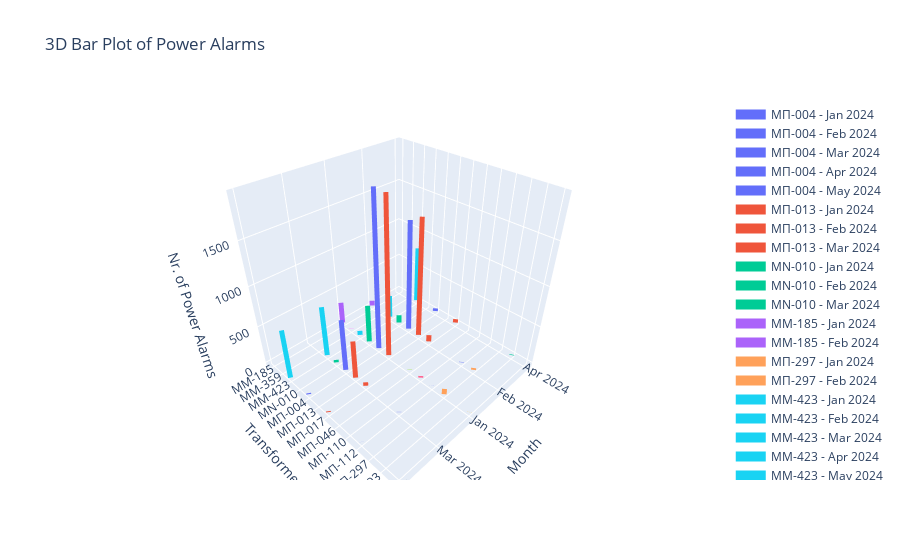

The notebook cell this image was saved under:
### Code cell
months = df['month'].unique()
transformers = df['Transformer'].unique()

month_mapping = {month: i for i, month in enumerate(sorted(months))}
transformer_mapping = {trans: i for i, trans in enumerate(sorted(transformers))}

df['month_num'] = df['month'].map(month_mapping)
df['transformer_num'] = df['Transformer'].map(transformer_mapping)

# Create a color palette
colors = pc.qualitative.Plotly

# Create the 3D bar plot
fig = go.Figure()

for i, transformer in enumerate(transformers):
    color = colors[i % len(colors)]
    for month in months:
        df_filtered = df[(df['Transformer'] == transformer) & (df['month'] == month)]
        if not df_filtered.empty:
            month_num = df_filtered['month_num'].values[0]
            transformer_num = df_filtered['transformer_num'].values[0]
            alarms = df_filtered['Nr. of power alarms'].values[0]
            
            fig.add_trace(go.Scatter3d(
                x=[month_num, month_num],
                y=[transformer_num, transformer_num],
                z=[0, alarms],
                mode='lines',
                line=dict(color=color, width=10),
                name=f"{transformer} - {month}",
                text=f"Transformer: {transformer}<br>Month: {month}<br>Power Alarms: {alarms}",
                hoverinfo='text'
            ))

fig.update_layout(
    title='3D Bar Plot of Power Alarms',
    scene=dict(
        xaxis=dict(title='Month', tickvals=list(month_mapping.values()), ticktext=list(month_mapping.keys())),
        yaxis=dict(title='Transformer', tickvals=list(transformer_mapping.values()), ticktext=list(transformer_mapping.keys())),
        zaxis=dict(title='Nr. of Power Alarms')
    )
)

fig.show()
fig.write_html("3dpowerAlarms.html")

### Figure 1 — Plotly figure (JSON) as saved in the notebook; plotly's stock layout.template omitted (floating-point values rounded to 4 significant figures)
{"data": [{"hoverinfo": "text", "line": {"color": "#636EFA", "width": 10}, "mode": "lines", "name": "ΜΠ-004 - Jan 2024", "text": "Transformer: ΜΠ-004<br>Month: Jan 2024<br>Power Alarms: 1920", "type": "scatter3d", "x": [2, 2], "y": [4, 4], "z": [0, 1920]}, {"hoverinfo": "text", "line": {"color": "#636EFA", "width": 10}, "mode": "lines", "name": "ΜΠ-004 - Feb 2024", "text": "Transformer: ΜΠ-004<br>Month: Feb 2024<br>Power Alarms: 1422", "type": "scatter3d", "x": [1, 1], "y": [4, 4], "z": [0, 1422]}, {"hoverinfo": "text", "line": {"color": "#636EFA", "width": 10}, "mode": "lines", "name": "ΜΠ-004 - Mar 2024", "text": "Transformer: ΜΠ-004<br>Month: Mar 2024<br>Power Alarms: 680", "type": "scatter3d", "x": [3, 3], "y": [4, 4], "z": [0, 680]}, {"hoverinfo": "text", "line": {"color": "#636EFA", "width": 10}, "mode": "lines", "name": "ΜΠ-004 - Apr 2024", "text": "Transformer: ΜΠ-004<br>Month: Apr 2024<br>Power Alarms: 41", "type": "scatter3d", "x": [0, 0], "y": [4, 4], "z": [0, 41]}, {"hoverinfo": "text", "line": {"color": "#636EFA", "width": 10}, "mode": "lines", "name": "ΜΠ-004 - May 2024", "text": "Transformer: ΜΠ-004<br>Month: May 2024<br>Power Alarms: 15", "type": "scatter3d", "x": [4, 4], "y": [4, 4], "z": [0, 15]}, {"hoverinfo": "text", "line": {"color": "#EF553B", "width": 10}, "mode": "lines", "name": "ΜΠ-013 - Jan 2024", "text": "Transformer: ΜΠ-013<br>Month: Jan 2024<br>Power Alarms: 1915", "type": "scatter3d", "x": [2, 2], "y": [5, 5], "z": [0, 1915]}, {"hoverinfo": "text", "line": {"color": "#EF553B", "width": 10}, "mode": "lines", "name": "ΜΠ-013 - Feb 2024", "text": "Transformer: ΜΠ-013<br>Month: Feb 2024<br>Power Alarms: 1514", "type": "scatter3d", "x": [1, 1], "y": [5, 5], "z": [0, 1514]}, {"hoverinfo": "text", "line": {"color": "#EF553B", "width": 10}, "mode": "lines", "name": "ΜΠ-013 - Mar 2024", "text": "Transformer: ΜΠ-013<br>Month: Mar 2024<br>Power Alarms: 502", "type": "scatter3d", "x": [3, 3], "y": [5, 5], "z": [0, 502]}, {"hoverinfo": "text", "line": {"color": "#00CC96", "width": 10}, "mode": "lines", "name": "ΜΝ-010 - Jan 2024", "text": "Transformer: ΜΝ-010<br>Month: Jan 2024<br>Power Alarms: 511", "type": "scatter3d", "x": [2, 2], "y": [3, 3], "z": [0, 511]}, {"hoverinfo": "text", "line": {"color": "#00CC96", "width": 10}, "mode": "lines", "name": "ΜΝ-010 - Feb 2024", "text": "Transformer: ΜΝ-010<br>Month: Feb 2024<br>Power Alarms: 113", "type": "scatter3d", "x": [1, 1], "y": [3, 3], "z": [0, 113]}, {"hoverinfo": "text", "line": {"color": "#00CC96", "width": 10}, "mode": "lines", "name": "ΜΝ-010 - Mar 2024", "text": "Transformer: ΜΝ-010<br>Month: Mar 2024<br>Power Alarms: 36", "type": "scatter3d", "x": [3, 3], "y": [3, 3], "z": [0, 36]}, {"hoverinfo": "text", "line": {"color": "#AB63FA", "width": 10}, "mode": "lines", "name": "MM-185 - Jan 2024", "text": "Transformer: MM-185<br>Month: Jan 2024<br>Power Alarms: 297", "type": "scatter3d", "x": [2, 2], "y": [0, 0], "z": [0, 297]}, {"hoverinfo": "text", "line": {"color": "#AB63FA", "width": 10}, "mode": "lines", "name": "MM-185 - Feb 2024", "text": "Transformer: MM-185<br>Month: Feb 2024<br>Power Alarms: 75", "type": "scatter3d", "x": [1, 1], "y": [0, 0], "z": [0, 75]}, {"hoverinfo": "text", "line": {"color": "#FFA15A", "width": 10}, "mode": "lines", "name": "ΜΠ-297 - Jan 2024", "text": "Transformer: ΜΠ-297<br>Month: Jan 2024<br>Power Alarms: 76", "type": "scatter3d", "x": [2, 2], "y": [10, 10], "z": [0, 76]}, {"hoverinfo": "text", "line": {"color": "#FFA15A", "width": 10}, "mode": "lines", "name": "ΜΠ-297 - Feb 2024", "text": "Transformer: ΜΠ-297<br>Month: Feb 2024<br>Power Alarms: 27", "type": "scatter3d", "x": [1, 1], "y": [10, 10], "z": [0, 27]}, {"hoverinfo": "text", "line": {"color": "#19D3F3", "width": 10}, "mode": "lines", "name": "ΜΜ-423 - Jan 2024", "text": "Transformer: ΜΜ-423<br>Month: Jan 2024<br>Power Alarms: 61", "type": "scatter3d", "x": [2, 2], "y": [2, 2], "z": [0, 61]}, {"hoverinfo": "text", "line": {"color": "#19D3F3", "width": 10}, "mode": "lines", "name": "ΜΜ-423 - Feb 2024", "text": "Transformer: ΜΜ-423<br>Month: Feb 2024<br>Power Alarms: 313", "type": "scatter3d", "x": [1, 1], "y": [2, 2], "z": [0, 313]}, {"hoverinfo": "text", "line": {"color": "#19D3F3", "width": 10}, "mode": "lines", "name": "ΜΜ-423 - Mar 2024", "text": "Transformer: ΜΜ-423<br>Month: Mar 2024<br>Power Alarms: 665", "type": "scatter3d", "x": [3, 3], "y": [2, 2], "z": [0, 665]}, {"hoverinfo": "text", "line": {"color": "#19D3F3", "width": 10}, "mode": "lines", "name": "ΜΜ-423 - Apr 2024", "text": "Transformer: ΜΜ-423<br>Month: Apr 2024<br>Power Alarms: 766", "type": "scatter3d", "x": [0, 0], "y": [2, 2], "z": [0, 766]}, {"hoverinfo": "text", "line": {"color": "#19D3F3", "width": 10}, "mode": "lines", "name": "ΜΜ-423 - May 2024", "text": "Transformer: ΜΜ-423<br>Month: May 2024<br>Power Alarms: 643", "type": "scatter3d", "x": [4, 4], "y": [2, 2], "z": [0, 643]}, {"hoverinfo": "text", "line": {"color": "#FF6692", "width": 10}, "mode": "lines", "name": "ΜΠ-110 - Jan 2024", "text": "Transformer: ΜΠ-110<br>Month: Jan 2024<br>Power Alarms: 24", "type": "scatter3d", "x": [2, 2], "y": [8, 8], "z": [0, 24]}, {"hoverinfo": "text", "line": {"color": "#B6E880", "width": 10}, "mode": "lines", "name": "ΜΠ-046 - Jan 2024", "text": "Transformer: ΜΠ-046<br>Month: Jan 2024<br>Power Alarms: 7", "type": "scatter3d", "x": [2, 2], "y": [7, 7], "z": [0, 7]}, {"hoverinfo": "text", "line": {"color": "#FF97FF", "width": 10}, "mode": "lines", "name": "MM-359 - Jan 2024", "text": "Transformer: MM-359<br>Month: Jan 2024<br>Power Alarms: 5", "type": "scatter3d", "x": [2, 2], "y": [1, 1], "z": [0, 5]}, {"hoverinfo": "text", "line": {"color": "#FECB52", "width": 10}, "mode": "lines", "name": "ΜΤ-055 - Jan 2024", "text": "Transformer: ΜΤ-055<br>Month: Jan 2024<br>Power Alarms: 2", "type": "scatter3d", "x": [2, 2], "y": [12, 12], "z": [0, 2]}, {"hoverinfo": "text", "line": {"color": "#636EFA", "width": 10}, "mode": "lines", "name": "ΜΠ-112 - Jan 2024", "text": "Transformer: ΜΠ-112<br>Month: Jan 2024<br>Power Alarms: 1", "type": "scatter3d", "x": [2, 2], "y": [9, 9], "z": [0, 1]}, {"hoverinfo": "text", "line": {"color": "#636EFA", "width": 10}, "mode": "lines", "name": "ΜΠ-112 - Feb 2024", "text": "Transformer: ΜΠ-112<br>Month: Feb 2024<br>Power Alarms: 5", "type": "scatter3d", "x": [1, 1], "y": [9, 9], "z": [0, 5]}, {"hoverinfo": "text", "line": {"color": "#636EFA", "width": 10}, "mode": "lines", "name": "ΜΠ-112 - Mar 2024", "text": "Transformer: ΜΠ-112<br>Month: Mar 2024<br>Power Alarms: 3", "type": "scatter3d", "x": [3, 3], "y": [9, 9], "z": [0, 3]}, {"hoverinfo": "text", "line": {"color": "#636EFA", "width": 10}, "mode": "lines", "name": "ΜΠ-112 - May 2024", "text": "Transformer: ΜΠ-112<br>Month: May 2024<br>Power Alarms: 1", "type": "scatter3d", "x": [4, 4], "y": [9, 9], "z": [0, 1]}, {"hoverinfo": "text", "line": {"color": "#EF553B", "width": 10}, "mode": "lines", "name": "ΜΠ-017 - Feb 2024", "text": "Transformer: ΜΠ-017<br>Month: Feb 2024<br>Power Alarms: 94", "type": "scatter3d", "x": [1, 1], "y": [6, 6], "z": [0, 94]}, {"hoverinfo": "text", "line": {"color": "#EF553B", "width": 10}, "mode": "lines", "name": "ΜΠ-017 - Mar 2024", "text": "Transformer: ΜΠ-017<br>Month: Mar 2024<br>Power Alarms: 50", "type": "scatter3d", "x": [3, 3], "y": [6, 6], "z": [0, 50]}, {"hoverinfo": "text", "line": {"color": "#EF553B", "width": 10}, "mode": "lines", "name": "ΜΠ-017 - Apr 2024", "text": "Transformer: ΜΠ-017<br>Month: Apr 2024<br>Power Alarms: 52", "type": "scatter3d", "x": [0, 0], "y": [6, 6], "z": [0, 52]}, {"hoverinfo": "text", "line": {"color": "#EF553B", "width": 10}, "mode": "lines", "name": "ΜΠ-017 - May 2024", "text": "Transformer: ΜΠ-017<br>Month: May 2024<br>Power Alarms: 13", "type": "scatter3d", "x": [4, 4], "y": [6, 6], "z": [0, 13]}, {"hoverinfo": "text", "line": {"color": "#00CC96", "width": 10}, "mode": "lines", "name": "ΜΡ-093 - Apr 2024", "text": "Transformer: ΜΡ-093<br>Month: Apr 2024<br>Power Alarms: 8", "type": "scatter3d", "x": [0, 0], "y": [11, 11], "z": [0, 8]}], "layout": {"scene": {"xaxis": {"ticktext": ["Apr 2024", "Feb 2024", "Jan 2024", "Mar 2024", "May 2024"], "tickvals": [0, 1, 2, 3, 4], "title": {"text": "Month"}}, "yaxis": {"ticktext": ["MM-185", "MM-359", "ΜΜ-423", "ΜΝ-010", "ΜΠ-004", "ΜΠ-013", "ΜΠ-017", "ΜΠ-046", "ΜΠ-110", "ΜΠ-112", "ΜΠ-297", "ΜΡ-093", "ΜΤ-055"], "tickvals": [0, 1, 2, 3, 4, 5, 6, 7, 8, 9, 10, 11, 12], "title": {"text": "Transformer"}}, "zaxis": {"title": {"text": "Nr. of Power Alarms"}}}, "title": {"text": "3D Bar Plot of Power Alarms"}}}
